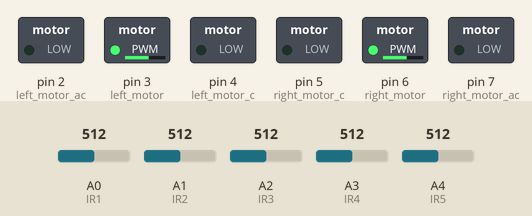
Recording of a sketch running on a simulated Arduino Uno, built with avr-gcc and run on an emulated ATmega328P. Shown: switched loads named in the sketch (green lamp = pin HIGH). Inputs (shaded band) come from the test bench; at power-on: A0 (IR1) = 512, A1 (IR2) = 512, A2 (IR3) = 512, A3 (IR4) = 512, A4 (IR5) = 512.

Above: at 0.1 s.
Timing chart, 0 to 1.6 s (numbered marks = the images above):
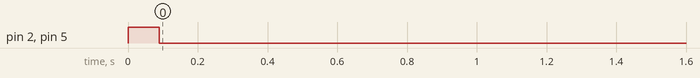

The sketch:

LakshayCode.ino
```cpp
const int left_motor = 3;
const int right_motor = 6;
const int left_motor_c = 4;
const int left_motor_ac = 2;
const int right_motor_c = 5;
const int right_motor_ac = 7;

// IR sensor
#define IR1  A0
#define IR2  A1
#define IR3  A2
#define IR4  A3
#define IR5  A4

// PID Variables
float Kp = 0.2;
float Ki = 0.5;
float Kd = 0;

int P ;
int I ;
int D ;

// unsigned long currentTime, previousTime;
// double elapsedTime;
double error;
double lastError = 0;
double input, output, setPoint;
int slm = 70;
int srm = 70;
int pidValue;

// double cumError, rateError;
// PID myPID(&input, &output, &setPoint, Kp, Ki, Kd, DIRECT);
// Priority Order -  LSRB

// Sensors
int sensor1 ;
int sensor2 ;
int sensor3 ;
int sensor4 ;
int sensor5 ;

int THRESHOLD;

void readSensor(){
  sensor1 = analogRead(IR1);
  sensor2 = analogRead(IR2);
  sensor3 = analogRead(IR3);
  sensor4 = analogRead(IR4);
  sensor5 = analogRead(IR5);

}

void PID()
{
  error = (analogRead(IR2) - analogRead(IR4));

  P = error;
  I = I + error;
  D = error - lastError;
  lastError = error;

  pidValue = Kp*P + Ki*I + Kd*D;


  slm = 150 - pidValue;
  srm = 150 + pidValue;


  if(slm > 240){
    slm = 240;
  }
  if(slm < 0){
    slm = 0;
  }
  if(srm > 240){
    srm = 240;
  }
  if(srm < 0){
    srm = 0;
  }


}

// int readLine(){
//   sensor1 = analogRead(IR1);
//   sensor2 = analogRead(IR2);
//   sensor3 = analogRead(IR3);
//   sensor4 = analogRead(IR4);
//   sensor5 = analogRead(IR5);
//   int v;
//   v = (0*sensor1 + 1000*sensor2 + 2000*sensor3 + 3000*sensor4 + 4000*sensor5)/(sensor1+sensor2+sensor3+sensor4+sensor5);
//   return v;
// }


void calibrateSensors()
  {
  // 0 and 1023
  int minValue = 1023;  // Set to maximum initially
  int maxValue = 0;     // Set to minimum initially
  int sensorValue;


  for(int i = 0 ; i <=200 ; i++){
    left();
    // delay(10);
    sensorValue = analogRead(IR3);
    if (sensorValue < minValue)
    {
        minValue = sensorValue;
    }
    if (sensorValue > maxValue)
    {
      maxValue = sensorValue;
    }

  }

  THRESHOLD = (minValue+maxValue) / 2;
  }
void stopMotors()
  {
  digitalWrite(left_motor_c, LOW);
  digitalWrite(right_motor_c, LOW);
  digitalWrite(left_motor_ac,LOW);
  digitalWrite(right_motor_ac,LOW);
  delay(6000);
  }

void left(){
  PID();
  digitalWrite(left_motor_ac,HIGH);
  digitalWrite(left_motor_c,LOW);
  digitalWrite(right_motor_c,HIGH);
  digitalWrite(right_motor_ac,LOW);
  analogWrite(left_motor,slm);
  analogWrite(right_motor,srm);

}

void right(){
  PID();
  digitalWrite(right_motor_ac,HIGH);
  digitalWrite(right_motor_c,LOW);
  digitalWrite(left_motor_c,HIGH);
  digitalWrite(left_motor_ac,LOW);
  analogWrite(left_motor,slm);
  analogWrite(right_motor,srm);
}


void straight()
{
  PID();
  digitalWrite(left_motor_c,HIGH);
  digitalWrite(right_motor_c,HIGH);
  digitalWrite(left_motor_ac,LOW);
  digitalWrite(right_motor_ac,LOW);
  analogWrite(left_motor,slm);
  analogWrite(right_motor,srm);

}

void setup() {

  Serial.begin(9600);

  pinMode(left_motor, OUTPUT);
  pinMode(right_motor, OUTPUT);
  pinMode(left_motor_c, OUTPUT);
  pinMode(left_motor_ac, OUTPUT);

  pinMode(right_motor_c, OUTPUT);
  pinMode(right_motor_ac, OUTPUT);

  pinMode(IR1, INPUT);
  pinMode(IR2, INPUT);
  pinMode(IR3, INPUT);
  pinMode(IR4, INPUT);
  pinMode(IR5,INPUT);


  // Turning the PID ON
  // myPID.SetMode(AUTOMATIC);
  calibrateSensors();

  stopMotors();


}

void loop() {
  // put your main code here, to run repeatedly:

  readSensor();
  // input = IR3;

  // output = PID_control(input);


  if(sensor1 > THRESHOLD && sensor2 > THRESHOLD && sensor3 > THRESHOLD && sensor4 > THRESHOLD && sensor5 > THRESHOLD)
  {
    delay(10);
    left();
    delay(10);

    if (sensor1 > THRESHOLD && sensor2 > THRESHOLD && sensor3 > THRESHOLD && sensor4 > THRESHOLD && sensor5 > THRESHOLD)
    {
      stopMotors();
    }

    else {
    left();
    delay(10);

    }

  }

  else if(sensor1 > THRESHOLD && sensor2 > THRESHOLD && sensor3 > THRESHOLD && sensor4 < THRESHOLD && sensor5 < THRESHOLD){
    left();

  }

  else if(sensor1 < THRESHOLD && sensor2 < THRESHOLD && sensor3 > THRESHOLD && sensor4 < THRESHOLD && sensor5 < THRESHOLD ){
    straight();
  }

  else if(sensor1 < THRESHOLD && sensor2 < THRESHOLD && sensor3 > THRESHOLD && sensor4 > THRESHOLD && sensor5 > THRESHOLD){
    straight();

  }

  else if(sensor1 < THRESHOLD && sensor2 < THRESHOLD && sensor3 < THRESHOLD && sensor4 > THRESHOLD && sensor5 > THRESHOLD){
    right();

  }

  else if(sensor1 > THRESHOLD && sensor2 > THRESHOLD && sensor3 < THRESHOLD && sensor4 < THRESHOLD && sensor5 < THRESHOLD){
    left();

  }
  else if(sensor1 < THRESHOLD && sensor2 < THRESHOLD && sensor3 < THRESHOLD && sensor4 < THRESHOLD && sensor5 < THRESHOLD ){

    left();
  }

}
```
